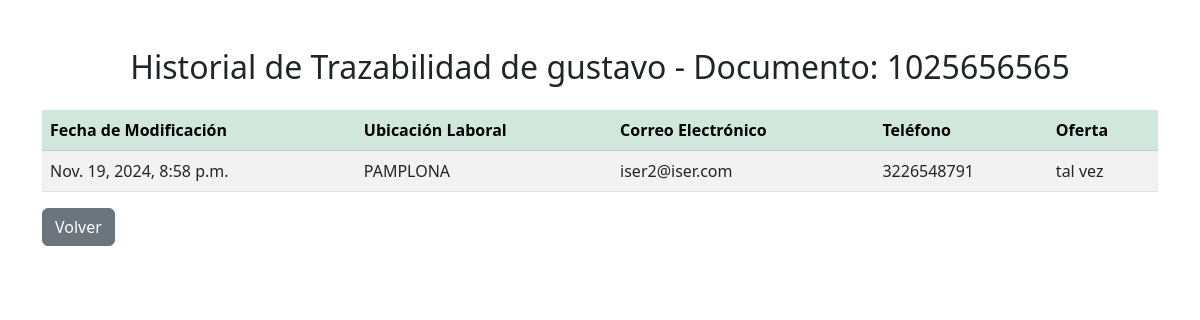
The page /persona/trazabilidad/1025656565/ (signed in) on the database its author committed.
### login/models.py (models this page shows, shortened)
class Persona(models.Model):
    nombre = models.CharField(max_length=100)
    documento = models.CharField(max_length=20, unique=True)
    programa = models.CharField(max_length=100)
    fechagrado = models.DateField()

class Trazabilidad(models.Model):
    persona = models.ForeignKey(Persona, on_delete=models.CASCADE, related_name='trazabilidades')
    ubicacion_laboral = models.CharField(max_length=200, blank=True, null=True)
    correoelectronico = models.EmailField(blank=True, null=True)
    telefono = models.CharField(max_length=20, blank=True, null=True)
    oferta = models.CharField(max_length=200, blank=True, null=True)
    fecha_modificacion = models.DateTimeField(auto_now_add=True)

### login/views.py (the view)
# urls.py: path('persona/trazabilidad/<str:documento>/', views.ver_trazabilidad, name='ver_trazabilidad'),
@login_required
def ver_trazabilidad(request, documento):
    persona = get_object_or_404(Persona, documento=documento)
    trazabilidades = persona.trazabilidades.all()  # Obtiene el historial de trazabilidad de la persona
    context = {
        'persona': persona,
        'trazabilidades': trazabilidades,
    }
    return render(request, './vistasPrivadas/ver_trazabilidad.html', context)

### login/templates/vistasPrivadas/ver_trazabilidad.html (shortened to what this page needs)
<!DOCTYPE html>
<html lang="en">
<head>
    <link href="https://cdn.jsdelivr.net/npm/bootstrap@5.3.0-alpha3/dist/css/bootstrap.min.css" rel="stylesheet">
</head>
<body>
    <div class="container my-5">
        <h2 class="text-center mb-4">Historial de Trazabilidad de {{ persona.nombre }} - Documento: {{ persona.documento }}</h2>
        <div class="table-responsive">
            <table class="table table-striped table-hover">
                <thead class="table-success">
                    <tr>
                        <th>Fecha de Modificación</th>
                        <th>Ubicación Laboral</th>
                        <th>Correo Electrónico</th>
                        <th>Teléfono</th>
                        <th>Oferta</th>
                    </tr>
                </thead>
                <tbody>
                    {% for trazabilidad in trazabilidades %}
                        <tr>
                            <td>{{ trazabilidad.fecha_modificacion }}</td>
                            <td>{{ trazabilidad.ubicacion_laboral }}</td>
                            <td>{{ trazabilidad.correoelectronico }}</td>
                            <td>{{ trazabilidad.telefono }}</td>
                            <td>{{ trazabilidad.oferta }}</td>
                        </tr>
                    {% endfor %}
                </tbody>
            </table>
            <a href="{% url 'buscar_resultado' persona.documento %}" class="btn btn-secondary">Volver</a>
        </div>
    </div>
</body>
</html>

### rows shown on the page
Persona: nombre "gustavo", documento "1025656565"
Trazabilidad: fecha_modificacion "Nov. 19, 2024, 8:58 p.m.", ubicacion_laboral "PAMPLONA", correoelectronico "iser2@iser.com", telefono "3226548791", oferta "tal vez"
